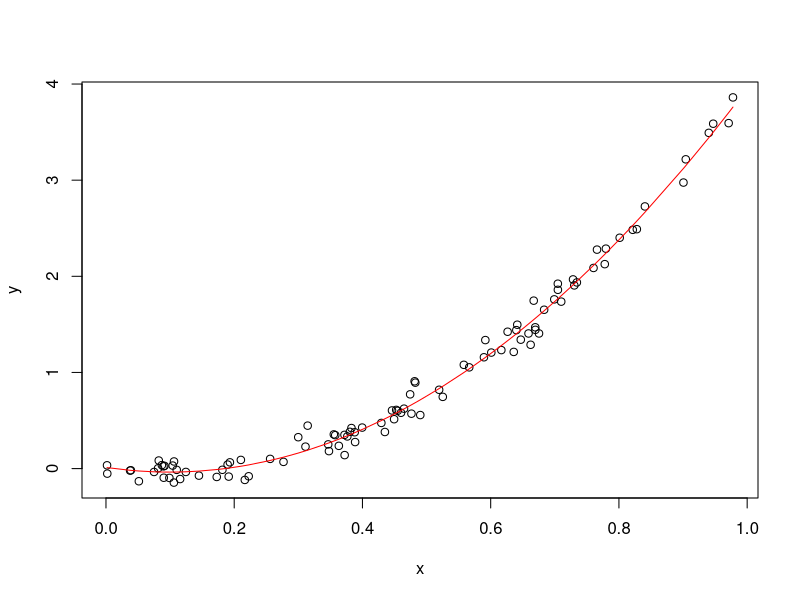
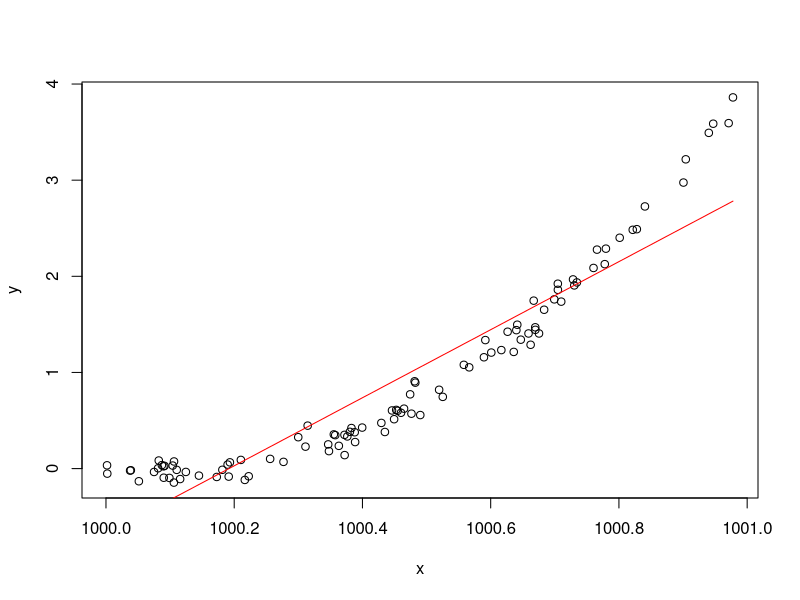

The R source for these figures, in order:
#intro_lab_1
#Q1:Use R code below to compute variance using the two formulae
n <- 1000 # Set sample size.
mu <- 1e7 # Set mean to something very large.
sigma=1e-1 # Set standard deviation.
x=rnorm(n,mu,sigma) # Simulate the data.
sum((x-mean(x))^2)/n # Formula on left hand side.
sum(x^2)/n - mean(x)^2 # Formula on right hand side.
var(x)

#Q2: Use the following code to fit a quadratic regression to the simulated data.
n <- 100# Create 100 values between 0 and 1.
x <- sort(runif(n)) # Create simulated response.
y <- 5*x^2 - x + 0.1*rnorm(n)# Plot the data.
plot(x,y)# Fit the regression model
reg.model <- lm(y~x+I(x^2))
lines(x,fitted(reg.model),col="red")# Plot the fitted function
x <- x+1000
plot(x,y)
reg.model <- lm(y~x+I(x^2))
lines(x,fitted(reg.model),col="red")
#we did not change the value of y


#Q3
5-7/8
(5-7)/8
pi-333/123
256^0.25
exp(1)
(1+1/1000)^1000
(1/56)^1/4

#Q4. The “Babylonian method” provides a way of approximating √2. The sequence defined recursive
x=1# Define a new variable x taking the value 1.
x=(x/2)+(1/x)#Update x
x
x=(x/2)+(1/x)
x
x=(x/2)+(1/x)
x
x=(x/2)+(1/x)
x
#Repeat the update from the previous part. You should see that x tends to √2. (You will learn
#later on in this course how to use loops to do this more efficiently.)

#Q5 Use the help files built in to R to explore what the following functions do and explain what each line of
#code does

#(a)
?sample
test <- sample(x=c(1,2,3,4,5,6,7,8,9,10), size=4, replace=TRUE)
#replace means duplicate
#(b)
n=20
k=rnorm(n=n,mean=1,sd=0.8)
k
#crete 20 random number with mean=1,standard deviation=0.8
  
#Q6:
?rnorm
a <- sample(x=c(TRUE, FALSE), size=1) 
#sample: where do you choose, choose one of them
b <- sample(x=c(TRUE, FALSE), size=1)
a
b
c=(a|b)==(a&b)
c
c=a==b
c

#Q7: (a) Define a variable named ‘zeven’ which is assigned the value TRUE if z is even and FALSE if z is odd.
#Use the code below to define a variable named y. (Note the code 1:100 is the sequence of values from 1 to
#100 in increments of 1 (i.e. 1,2,3,. . . 100.) which we will explore in more detail next week)

z=sample(1:10,1)
z
zeven=z%%2==0
zeven

y=sample(1:100,1)
y
yedevis=y%%z==0
yedevis
 
ev_rem=((y%%z)%%2==0)
ev_rem
  
14 %/% 4 
#%/% : for integer division
#%% : for the remainder after integer division


